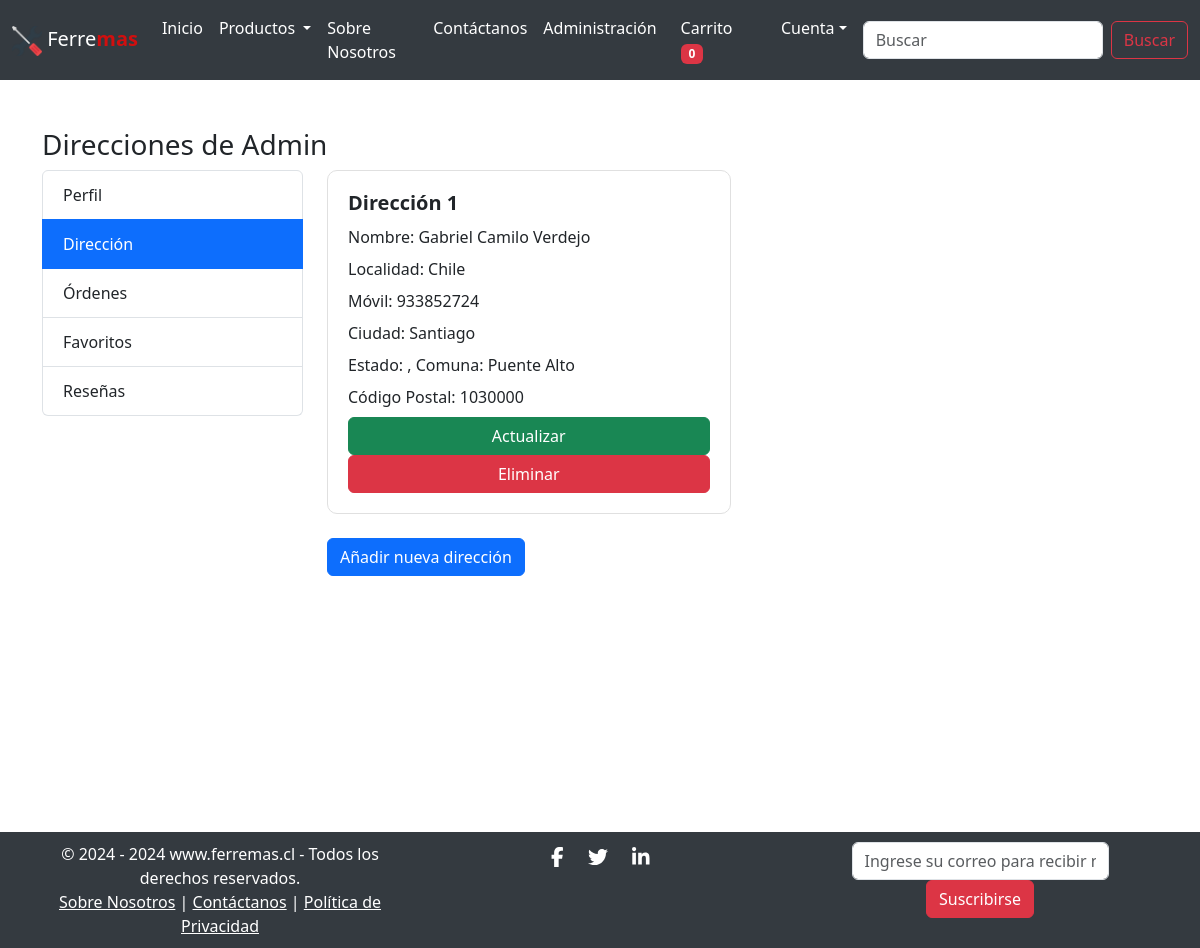
The page /address/ (signed in) on the database its author committed.
### core/models.py (models this page shows, shortened)
class Address(models.Model):
    user = models.ForeignKey(User, on_delete=models.CASCADE)
    name = models.CharField(max_length=200)
    locality = models.ForeignKey(Country, on_delete=models.CASCADE)
    city = models.CharField(max_length=50)
    mobile = models.CharField(max_length=15)
    zipcode = models.CharField(max_length=10)
    state = models.ForeignKey(Region, on_delete=models.CASCADE)
    comuna = models.ForeignKey(Comuna, on_delete=models.CASCADE)

class Country(models.Model):
    name = models.CharField(max_length=100)
    def __str__(self):
        return self.name

class Comuna(models.Model):
    region = models.ForeignKey(Region, on_delete=models.CASCADE)
    name = models.CharField(max_length=100)

### core/views.py (the view)
# urls.py: path('address/', views.AddressView.as_view(), name='address'),
class AddressView(LoginRequiredMixin, View):
    def get(self, request):
        addresses = Address.objects.filter(user=request.user)
        return render(request, 'app/address.html', {'addresses': addresses})

### core/context_processors.py (called while the page is built)
def cart_item_count(request):
    if request.user.is_authenticated:
        cart_count = Cart.objects.filter(user=request.user).count()
    else:
        cart_count = 0
    return {'totalitems': cart_count}

### core/templatetags/custom_filters.py (called while the page is built)
@register.filter(name='has_group')
def has_group(user, group_name):
    return user.groups.filter(name=group_name).exists()

### core/templates/app/address.html (shortened to what this page needs)
{% extends 'app/base.html' %}
{% load static %}
{% block main-content %}
<div class="container my-5">
    <div class="row">
        <h3>Direcciones de <span class="text-capitalize">{{ request.user }}</span></h3>
        <div class="col-md-3">
            {% include 'app/profile_menu.html' %}
        </div>
        <div class="col-md-9">
            <div class="row">
                {% for address in addresses %}
                    <div class="col-md-6">
                        <div class="card mb-4">
                            <div class="card-body">
                                <h5 class="card-title">Dirección {{ forloop.counter }}</h5>
                                <p class="card-text">Nombre: {{ address.name }}</p>
                                <p class="card-text">Localidad: {{ address.locality }}</p>
                                <p class="card-text">Móvil: {{ address.mobile }}</p>
                                <p class="card-text">Ciudad: {{ address.city }}</p>
                                <p class="card-text">Estado: {{ address.region.name }}, Comuna: {{ address.comuna.name }}</p>
                                <p class="card-text">Código Postal: {{ address.zipcode }}</p>
                                <a href="{% url 'update_address' pk=address.id %}" class="btn btn-success">Actualizar</a>
                                <a href="{% url 'delete_address' pk=address.id %}" class="btn btn-danger">Eliminar</a>
                            </div>
                        </div>
                    </div>
                {% endfor %}
            </div>
            {% if addresses.count < 3 %}
                <a href="{% url 'add_address' %}" class="btn btn-primary">Añadir nueva dirección</a>
            {% else %}
                <p class="alert alert-info">No puedes añadir más de 3 direcciones.</p>
            {% endif %}
        </div>
    </div>
</div>
{% endblock main-content %}

### core/static/app/css/style.css (style rules this page uses)
.card-body { padding: 1.25rem; }
.card-body p { margin-bottom: 0.5rem; }
.card-title { font-size: 1.25rem; font-weight: bold; }
.card-text { font-size: 1rem; }
.card { border: 1px solid #e0e0e0; border-radius: 10px; }
.card-body { padding: 20px; }
.card-title { margin-bottom: 10px; }
.card-text { margin-bottom: 5px; }

### core/static/app/css/custom.css (style rules this page uses)
.card-body { display: flex; flex-direction: column; }
.card-text { flex-grow: 1; }

### rows shown on the page
Address: name "Gabriel Camilo Verdejo", locality "Chile", mobile "933852724", city "Santiago", comuna.name "Puente Alto", zipcode "1030000"

### other values the page prints
{{ totalitems }} "0"
{{ request.user }} "Admin"
